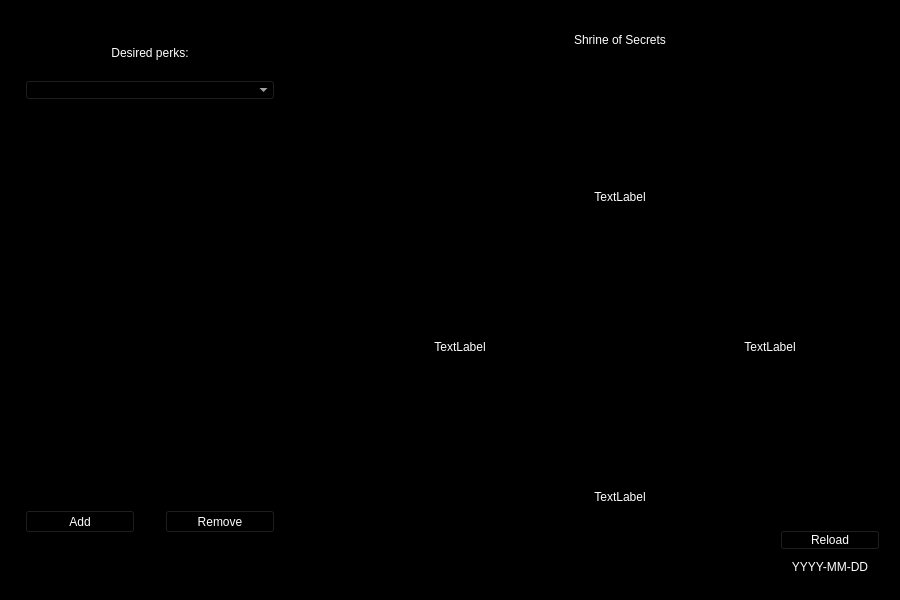
<?xml version="1.0" encoding="UTF-8"?>
<ui version="4.0">
 <class>MainWindow</class>
 <widget class="QMainWindow" name="MainWindow">
  <property name="geometry">
   <rect>
    <x>0</x>
    <y>0</y>
    <width>900</width>
    <height>600</height>
   </rect>
  </property>
  <property name="sizePolicy">
   <sizepolicy hsizetype="Fixed" vsizetype="Fixed">
    <horstretch>0</horstretch>
    <verstretch>0</verstretch>
   </sizepolicy>
  </property>
  <property name="minimumSize">
   <size>
    <width>900</width>
    <height>600</height>
   </size>
  </property>
  <property name="maximumSize">
   <size>
    <width>900</width>
    <height>600</height>
   </size>
  </property>
  <property name="windowTitle">
   <string>MainWindow</string>
  </property>
  <property name="styleSheet">
   <string notr="true">background-color: rgb(0, 0, 0);
font: 8pt &quot;MS Shell Dlg 2&quot;;
color: rgb(255, 255, 255);</string>
  </property>
  <widget class="QWidget" name="centralwidget">
   <widget class="QComboBox" name="perks_combo">
    <property name="geometry">
     <rect>
      <x>25</x>
      <y>80</y>
      <width>250</width>
      <height>20</height>
     </rect>
    </property>
   </widget>
   <widget class="QListWidget" name="perks_list">
    <property name="geometry">
     <rect>
      <x>25</x>
      <y>110</y>
      <width>250</width>
      <height>385</height>
     </rect>
    </property>
   </widget>
   <widget class="QLabel" name="lbl1">
    <property name="geometry">
     <rect>
      <x>25</x>
      <y>40</y>
      <width>250</width>
      <height>25</height>
     </rect>
    </property>
    <property name="styleSheet">
     <string notr="true">font: 18pt &quot;Sylfaen&quot;;</string>
    </property>
    <property name="text">
     <string>Desired perks:</string>
    </property>
    <property name="alignment">
     <set>Qt::AlignCenter</set>
    </property>
   </widget>
   <widget class="QPushButton" name="add_btn">
    <property name="geometry">
     <rect>
      <x>25</x>
      <y>510</y>
      <width>110</width>
      <height>23</height>
     </rect>
    </property>
    <property name="text">
     <string>Add</string>
    </property>
   </widget>
   <widget class="QPushButton" name="remove_btn">
    <property name="geometry">
     <rect>
      <x>165</x>
      <y>510</y>
      <width>110</width>
      <height>23</height>
     </rect>
    </property>
    <property name="text">
     <string>Remove</string>
    </property>
   </widget>
   <widget class="QLabel" name="img1">
    <property name="geometry">
     <rect>
      <x>570</x>
      <y>80</y>
      <width>100</width>
      <height>100</height>
     </rect>
    </property>
    <property name="sizePolicy">
     <sizepolicy hsizetype="Fixed" vsizetype="Fixed">
      <horstretch>0</horstretch>
      <verstretch>0</verstretch>
     </sizepolicy>
    </property>
    <property name="minimumSize">
     <size>
      <width>100</width>
      <height>100</height>
     </size>
    </property>
    <property name="maximumSize">
     <size>
      <width>100</width>
      <height>100</height>
     </size>
    </property>
    <property name="cursor">
     <cursorShape>ArrowCursor</cursorShape>
    </property>
    <property name="styleSheet">
     <string notr="true"/>
    </property>
    <property name="text">
     <string/>
    </property>
    <property name="alignment">
     <set>Qt::AlignCenter</set>
    </property>
   </widget>
   <widget class="QLabel" name="img2">
    <property name="geometry">
     <rect>
      <x>410</x>
      <y>230</y>
      <width>100</width>
      <height>100</height>
     </rect>
    </property>
    <property name="sizePolicy">
     <sizepolicy hsizetype="Fixed" vsizetype="Fixed">
      <horstretch>0</horstretch>
      <verstretch>0</verstretch>
     </sizepolicy>
    </property>
    <property name="minimumSize">
     <size>
      <width>100</width>
      <height>100</height>
     </size>
    </property>
    <property name="maximumSize">
     <size>
      <width>100</width>
      <height>100</height>
     </size>
    </property>
    <property name="cursor">
     <cursorShape>ArrowCursor</cursorShape>
    </property>
    <property name="styleSheet">
     <string notr="true"/>
    </property>
    <property name="text">
     <string/>
    </property>
    <property name="alignment">
     <set>Qt::AlignCenter</set>
    </property>
   </widget>
   <widget class="QLabel" name="img3">
    <property name="geometry">
     <rect>
      <x>720</x>
      <y>230</y>
      <width>100</width>
      <height>100</height>
     </rect>
    </property>
    <property name="sizePolicy">
     <sizepolicy hsizetype="Fixed" vsizetype="Fixed">
      <horstretch>0</horstretch>
      <verstretch>0</verstretch>
     </sizepolicy>
    </property>
    <property name="minimumSize">
     <size>
      <width>100</width>
      <height>100</height>
     </size>
    </property>
    <property name="maximumSize">
     <size>
      <width>100</width>
      <height>100</height>
     </size>
    </property>
    <property name="cursor">
     <cursorShape>ArrowCursor</cursorShape>
    </property>
    <property name="styleSheet">
     <string notr="true"/>
    </property>
    <property name="text">
     <string/>
    </property>
    <property name="alignment">
     <set>Qt::AlignCenter</set>
    </property>
   </widget>
   <widget class="QLabel" name="img4">
    <property name="geometry">
     <rect>
      <x>570</x>
      <y>380</y>
      <width>100</width>
      <height>100</height>
     </rect>
    </property>
    <property name="sizePolicy">
     <sizepolicy hsizetype="Fixed" vsizetype="Fixed">
      <horstretch>0</horstretch>
      <verstretch>0</verstretch>
     </sizepolicy>
    </property>
    <property name="minimumSize">
     <size>
      <width>100</width>
      <height>100</height>
     </size>
    </property>
    <property name="maximumSize">
     <size>
      <width>100</width>
      <height>100</height>
     </size>
    </property>
    <property name="cursor">
     <cursorShape>ArrowCursor</cursorShape>
    </property>
    <property name="styleSheet">
     <string notr="true"/>
    </property>
    <property name="text">
     <string/>
    </property>
    <property name="alignment">
     <set>Qt::AlignCenter</set>
    </property>
   </widget>
   <widget class="QLabel" name="perk1_lbl">
    <property name="geometry">
     <rect>
      <x>520</x>
      <y>190</y>
      <width>200</width>
      <height>20</height>
     </rect>
    </property>
    <property name="sizePolicy">
     <sizepolicy hsizetype="Preferred" vsizetype="Fixed">
      <horstretch>0</horstretch>
      <verstretch>0</verstretch>
     </sizepolicy>
    </property>
    <property name="text">
     <string>TextLabel</string>
    </property>
    <property name="alignment">
     <set>Qt::AlignHCenter|Qt::AlignTop</set>
    </property>
   </widget>
   <widget class="QLabel" name="perk2_lbl">
    <property name="geometry">
     <rect>
      <x>360</x>
      <y>340</y>
      <width>200</width>
      <height>20</height>
     </rect>
    </property>
    <property name="sizePolicy">
     <sizepolicy hsizetype="Preferred" vsizetype="Fixed">
      <horstretch>0</horstretch>
      <verstretch>0</verstretch>
     </sizepolicy>
    </property>
    <property name="text">
     <string>TextLabel</string>
    </property>
    <property name="alignment">
     <set>Qt::AlignHCenter|Qt::AlignTop</set>
    </property>
   </widget>
   <widget class="QLabel" name="perk3_lbl">
    <property name="geometry">
     <rect>
      <x>670</x>
      <y>340</y>
      <width>200</width>
      <height>20</height>
     </rect>
    </property>
    <property name="sizePolicy">
     <sizepolicy hsizetype="Preferred" vsizetype="Fixed">
      <horstretch>0</horstretch>
      <verstretch>0</verstretch>
     </sizepolicy>
    </property>
    <property name="text">
     <string>TextLabel</string>
    </property>
    <property name="alignment">
     <set>Qt::AlignHCenter|Qt::AlignTop</set>
    </property>
   </widget>
   <widget class="QLabel" name="perk4_lbl">
    <property name="geometry">
     <rect>
      <x>520</x>
      <y>490</y>
      <width>200</width>
      <height>20</height>
     </rect>
    </property>
    <property name="sizePolicy">
     <sizepolicy hsizetype="Preferred" vsizetype="Fixed">
      <horstretch>0</horstretch>
      <verstretch>0</verstretch>
     </sizepolicy>
    </property>
    <property name="text">
     <string>TextLabel</string>
    </property>
    <property name="alignment">
     <set>Qt::AlignHCenter|Qt::AlignTop</set>
    </property>
   </widget>
   <widget class="QLabel" name="lbl1_2">
    <property name="geometry">
     <rect>
      <x>470</x>
      <y>25</y>
      <width>300</width>
      <height>30</height>
     </rect>
    </property>
    <property name="styleSheet">
     <string notr="true">font: 24pt &quot;Sylfaen&quot;;</string>
    </property>
    <property name="text">
     <string>Shrine of Secrets</string>
    </property>
    <property name="alignment">
     <set>Qt::AlignCenter</set>
    </property>
   </widget>
   <widget class="QPushButton" name="pushButton">
    <property name="geometry">
     <rect>
      <x>780</x>
      <y>530</y>
      <width>100</width>
      <height>20</height>
     </rect>
    </property>
    <property name="text">
     <string>Reload</string>
    </property>
   </widget>
   <widget class="QLabel" name="date_lbl">
    <property name="geometry">
     <rect>
      <x>780</x>
      <y>560</y>
      <width>100</width>
      <height>20</height>
     </rect>
    </property>
    <property name="sizePolicy">
     <sizepolicy hsizetype="Preferred" vsizetype="Fixed">
      <horstretch>0</horstretch>
      <verstretch>0</verstretch>
     </sizepolicy>
    </property>
    <property name="text">
     <string>YYYY-MM-DD</string>
    </property>
    <property name="alignment">
     <set>Qt::AlignHCenter|Qt::AlignTop</set>
    </property>
   </widget>
  </widget>
 </widget>
 <tabstops>
  <tabstop>perks_combo</tabstop>
  <tabstop>perks_list</tabstop>
  <tabstop>add_btn</tabstop>
  <tabstop>remove_btn</tabstop>
 </tabstops>
 <resources/>
 <connections/>
</ui>
